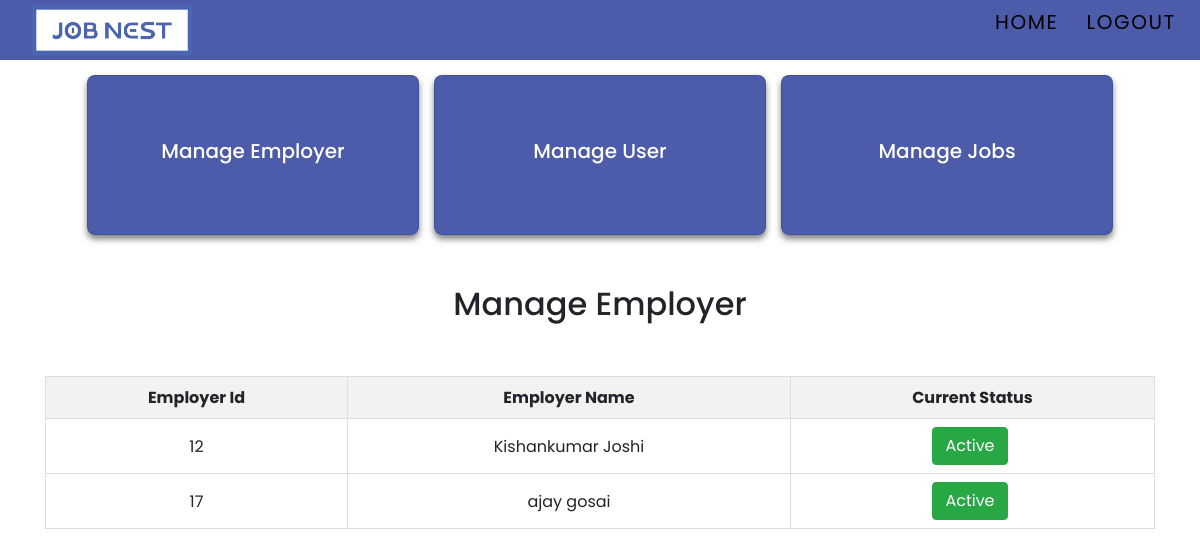
/Admin/manageemployer.php (signed in), run on the app's committed database.
### tables this page shows
CREATE TABLE `tbl_users` (
  `User_id` int(11) NOT NULL,
  `First_Name` varchar(40) NOT NULL,
  `Last_Name` varchar(40) NOT NULL,
  `Email` varchar(80) NOT NULL,
  `Password` varchar(50) NOT NULL,
  `Phone` bigint(20) NOT NULL,
  `User` varchar(20) NOT NULL,
  `Status` int(11) NOT NULL
);

### Admin/manageemployer.php (the view, shortened to what this page needs)
<?php include 'adminheader.php';
$usertype = "employer";
$sql = "SELECT User_id, First_Name, Last_Name, Status FROM tbl_users where User = '$usertype'";
$result = $dbconnection->query($sql);
$users = [];
if ($result->num_rows > 0) {
    while($row = $result->fetch_assoc()) {
        $users[] = $row;
    }
} else {
    echo "0 results";
}
?>
<!DOCTYPE html>
<html>
<head>
    <link rel="stylesheet" href="https://stackpath.bootstrapcdn.com/bootstrap/4.5.2/css/bootstrap.min.css">
</head>
<body>
<div class="container">
    <h2> Manage Employer</h2>
    <div class="table-container">
    <table>
        <thead>
            <tr>
                <th>Employer Id</th>
                <th>Employer Name</th>
                <th>Current Status</th>
            </tr>
        </thead>
        <tbody>
        <?php foreach ($users as $user): ?>
            <tr>
            <td><?php echo htmlspecialchars($user['User_id']); ?></td>
            <td><?php echo htmlspecialchars($user['First_Name']) . " " . htmlspecialchars($user['Last_Name']); ?></td>
            <td><form method="post" action="">
                        <center>
                            <button type="submit" class="btn <?php echo $user['Status'] ? 'btn-success' : 'btn-danger'; ?>" name="toggle_status">
                                <?php echo $user['Status'] ? 'Active' : 'Deactive'; ?>
                            </button>
                        </center>
                </form>
            </td>
            </tr>
        <?php endforeach; ?>
        </tbody>
    </table>
</div>
</body>
</html>

### Admin/manageemployer.php (style rules this page uses)
* { margin: 0; padding: 0; box-sizing: border-box; font-family: 'Poppins','Open Sans',Arial; }
body { min-height: 100vh; background-size: cover; background-position: center; }
.container { display: flex; justify-content: center; align-items: center; flex-wrap: wrap; gap: 15px; padding: 15px; }
.table-container { width: 100%; overflow-x: auto; margin-top: 30px; }
table { width: 100%; border-collapse: collapse; }
th, td { border: 1px solid #dddddd; text-align: center; padding: 8px; }
th { background-color: #f2f2f2; }
td button { margin-right: 5px; cursor: pointer; }
h2 { text-align: center; margin-top: 20px; }

### data on the page
tbl_users: User_id "12", First_Name "Kishankumar", Last_Name "Joshi", Status "Active"
tbl_users: User_id "17", First_Name "ajay", Last_Name "gosai", Status "Active"
